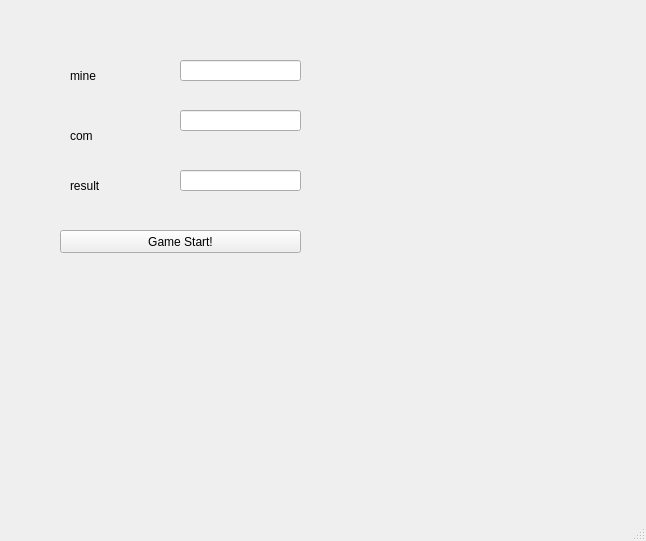
<?xml version="1.0" encoding="UTF-8"?>
<ui version="4.0">
 <class>MainWindow</class>
 <widget class="QMainWindow" name="MainWindow">
  <property name="geometry">
   <rect>
    <x>0</x>
    <y>0</y>
    <width>646</width>
    <height>541</height>
   </rect>
  </property>
  <property name="windowTitle">
   <string>MainWindow</string>
  </property>
  <widget class="QWidget" name="centralwidget">
   <widget class="QLineEdit" name="leA">
    <property name="geometry">
     <rect>
      <x>180</x>
      <y>60</y>
      <width>121</width>
      <height>21</height>
     </rect>
    </property>
   </widget>
   <widget class="QLabel" name="lbl_mine">
    <property name="geometry">
     <rect>
      <x>70</x>
      <y>70</y>
      <width>56</width>
      <height>12</height>
     </rect>
    </property>
    <property name="text">
     <string>mine</string>
    </property>
   </widget>
   <widget class="QLabel" name="lbl_com">
    <property name="geometry">
     <rect>
      <x>70</x>
      <y>130</y>
      <width>56</width>
      <height>12</height>
     </rect>
    </property>
    <property name="text">
     <string>com</string>
    </property>
   </widget>
   <widget class="QLabel" name="lbl_result">
    <property name="geometry">
     <rect>
      <x>70</x>
      <y>180</y>
      <width>56</width>
      <height>12</height>
     </rect>
    </property>
    <property name="text">
     <string>result</string>
    </property>
   </widget>
   <widget class="QLineEdit" name="leB">
    <property name="geometry">
     <rect>
      <x>180</x>
      <y>110</y>
      <width>121</width>
      <height>21</height>
     </rect>
    </property>
   </widget>
   <widget class="QLineEdit" name="leC">
    <property name="geometry">
     <rect>
      <x>180</x>
      <y>170</y>
      <width>121</width>
      <height>21</height>
     </rect>
    </property>
   </widget>
   <widget class="QPushButton" name="pb">
    <property name="geometry">
     <rect>
      <x>60</x>
      <y>230</y>
      <width>241</width>
      <height>23</height>
     </rect>
    </property>
    <property name="text">
     <string>Game Start!</string>
    </property>
   </widget>
  </widget>
  <widget class="QMenuBar" name="menubar">
   <property name="geometry">
    <rect>
     <x>0</x>
     <y>0</y>
     <width>646</width>
     <height>21</height>
    </rect>
   </property>
  </widget>
  <widget class="QStatusBar" name="statusbar"/>
 </widget>
 <resources/>
 <connections/>
</ui>
